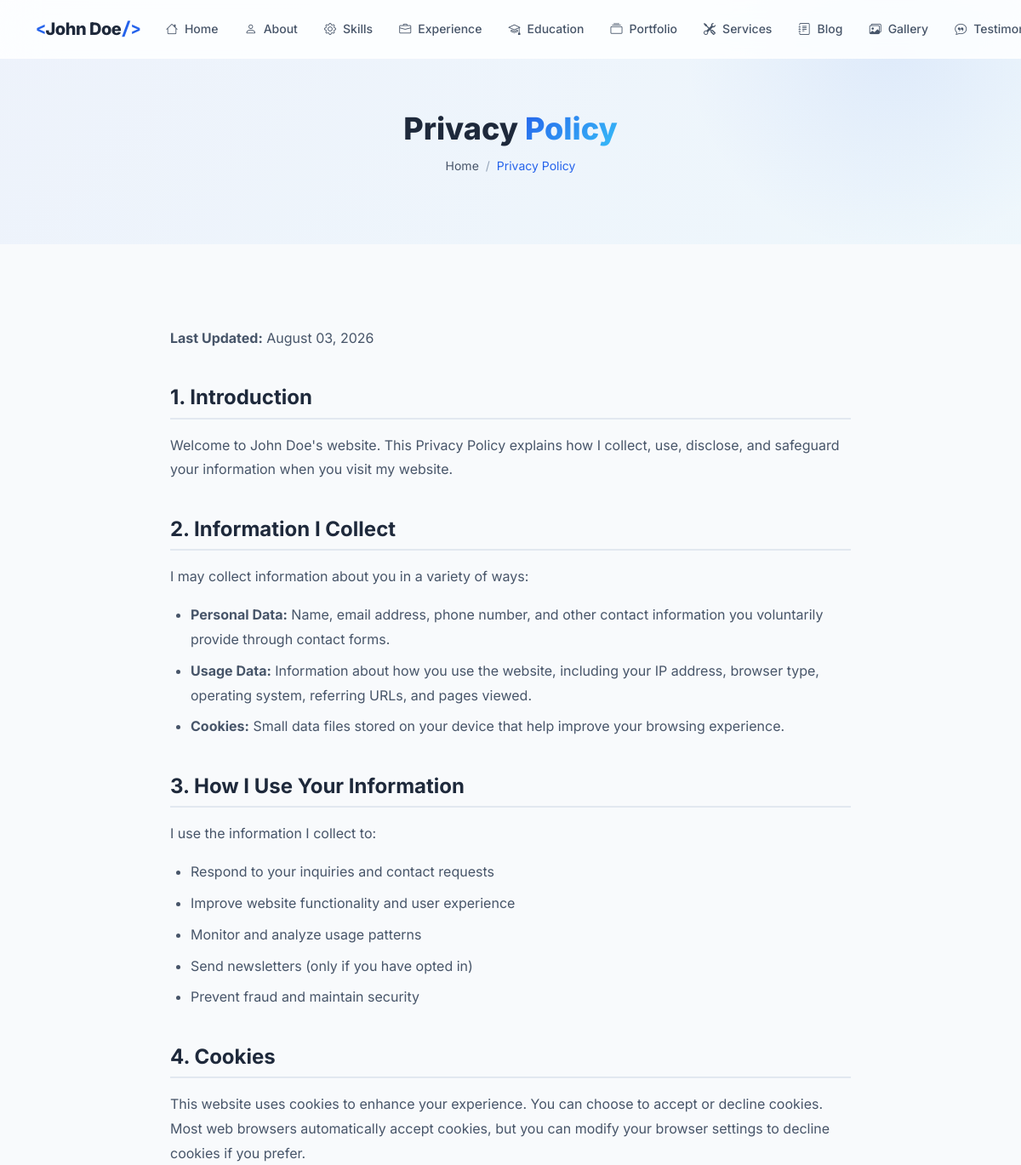
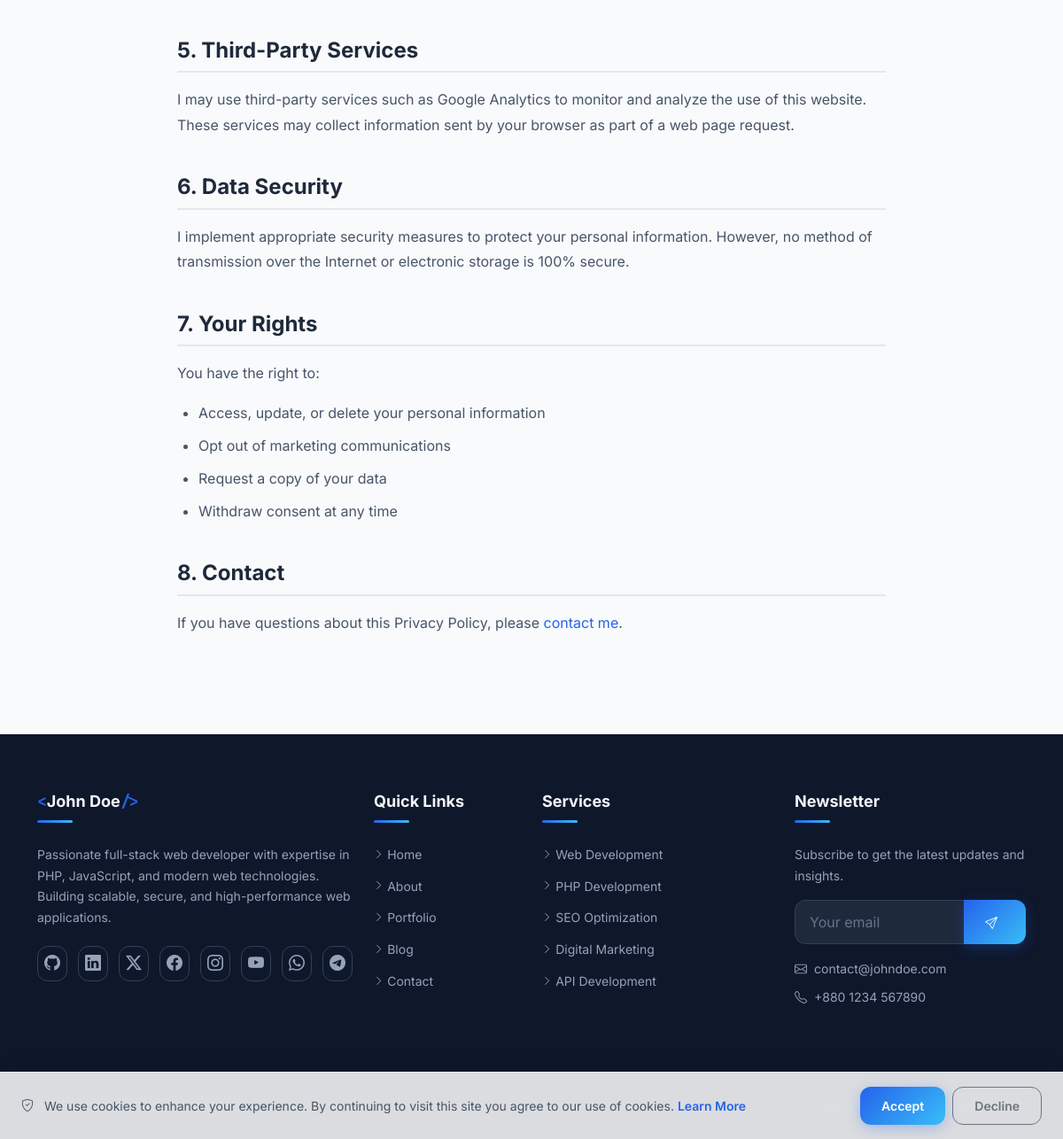
The page /privacy on the database its author committed (2 pictures, top to bottom).
### tables this page shows
CREATE TABLE IF NOT EXISTS `profile` (
    `id` INT UNSIGNED AUTO_INCREMENT PRIMARY KEY,
    `user_id` INT UNSIGNED NOT NULL,
    `full_name` VARCHAR(150) NOT NULL,
    `profession` VARCHAR(255) DEFAULT NULL,
    `photo` VARCHAR(255) DEFAULT NULL,
    `bio_short` TEXT DEFAULT NULL,
    `bio_full` LONGTEXT DEFAULT NULL,
    `birthday` DATE DEFAULT NULL,
    `nationality` VARCHAR(100) DEFAULT NULL,
    `location` VARCHAR(255) DEFAULT NULL,
    `languages` VARCHAR(500) DEFAULT NULL,
    `email` VARCHAR(255) DEFAULT NULL,
    `phone` VARCHAR(50) DEFAULT NULL,
    `website` VARCHAR(255) DEFAULT NULL,
    `mission` TEXT DEFAULT NULL,
    `vision` TEXT DEFAULT NULL,
    `goals` TEXT DEFAULT NULL,
    `typing_texts` TEXT DEFAULT NULL COMMENT 'JSON array of typing animation texts',
    `stats_experience_years` INT UNSIGNED DEFAULT 0,
    `stats_projects` INT UNSIGNED DEFAULT 0,
    `stats_clients` INT UNSIGNED DEFAULT 0,
    `stats_awards` INT UNSIGNED DEFAULT 0,
    `created_at` DATETIME DEFAULT CURRENT_TIMESTAMP,
    `updated_at` DATETIME DEFAULT CURRENT_TIMESTAMP ON UPDATE CURRENT_TIMESTAMP,
    FOREIGN KEY (`user_id`) REFERENCES `users`(`id`) ON DELETE CASCADE,
    INDEX `idx_user` (`user_id`)
);

CREATE TABLE IF NOT EXISTS `social_links` (
    `id` INT UNSIGNED AUTO_INCREMENT PRIMARY KEY,
    `platform` VARCHAR(50) NOT NULL,
    `url` VARCHAR(255) NOT NULL,
    `icon` VARCHAR(100) NOT NULL,
    `color` VARCHAR(20) DEFAULT NULL,
    `sort_order` INT UNSIGNED DEFAULT 0,
    `is_active` TINYINT(1) DEFAULT 1,
    `created_at` DATETIME DEFAULT CURRENT_TIMESTAMP,
    INDEX `idx_sort` (`sort_order`)
);

### pages/privacy.php (the view, shortened to what the rows shown need)
<?php
$siteName = $profile['full_name'] ?? SITE_NAME;
?>
<section class="page-header">
    <div class="container">
        <h1 class="page-title" data-aos="fade-up">Privacy <span class="gradient-text">Policy</span></h1>
    </div>
</section>
<section class="section">
    <div class="container">
        <div class="legal-content" data-aos="fade-up">
            <p><strong>Last Updated:</strong> <?php echo date('F d, Y'); ?></p>
            <h2>1. Introduction</h2>
            <p>Welcome to <?php echo e($siteName); ?>'s website. This Privacy Policy explains how I collect, use, disclose, and safeguard your information when you visit my website.</p>
            <h2>2. Information I Collect</h2>
            <p>I may collect information about you in a variety of ways:</p>
            <ul>
                <li><strong>Personal Data:</strong> Name, email address, phone number, and other contact information you voluntarily provide through contact forms.</li>
                <li><strong>Usage Data:</strong> Information about how you use the website, including your IP address, browser type, operating system, referring URLs, and pages viewed.</li>
                <li><strong>Cookies:</strong> Small data files stored on your device that help improve your browsing experience.</li>
            </ul>
            <h2>3. How I Use Your Information</h2>
            <p>I use the information I collect to:</p>
            <ul>
                <li>Respond to your inquiries and contact requests</li>
                <li>Improve website functionality and user experience</li>
                <li>Monitor and analyze usage patterns</li>
                <li>Send newsletters (only if you have opted in)</li>
                <li>Prevent fraud and maintain security</li>
            </ul>
            <h2>4. Cookies</h2>
            <p>This website uses cookies to enhance your experience. You can choose to accept or decline cookies. Most web browsers automatically accept cookies, but you can modify your browser settings to decline cookies if you prefer.</p>
            <h2>5. Third-Party Services</h2>
            <p>I may use third-party services such as Google Analytics to monitor and analyze the use of this website. These services may collect information sent by your browser as part of a web page request.</p>
            <h2>6. Data Security</h2>
            <p>I implement appropriate security measures to protect your personal information. However, no method of transmission over the Internet or electronic storage is 100% secure.</p>
            <h2>7. Your Rights</h2>
            <p>You have the right to:</p>
            <ul>
                <li>Access, update, or delete your personal information</li>
                <li>Opt out of marketing communications</li>
                <li>Request a copy of your data</li>
                <li>Withdraw consent at any time</li>
            </ul>
            <h2>8. Contact</h2>
            <p>If you have questions about this Privacy Policy, please <a href="<?php echo url('contact'); ?>">contact me</a>.</p>
        </div>
    </div>
</section>

### templates/header.php (shortened to what the rows shown need)
<?php
$profile = [];
try {
    $profile = $db->fetch("SELECT * FROM profile LIMIT 1") ?? [];
} catch (Exception $e) {
    $profile = [];
}
?>
<!DOCTYPE html>
<html lang="en" data-theme="light">
<head>
    <link rel="stylesheet" href="https://cdn.jsdelivr.net/npm/bootstrap@5.3.3/dist/css/bootstrap.min.css">
    <link rel="stylesheet" href="https://cdn.jsdelivr.net/npm/bootstrap-icons@1.11.3/font/bootstrap-icons.min.css">
    <link rel="stylesheet" href="https://unpkg.com/aos@2.3.1/dist/aos.css">
    <link rel="stylesheet" href="<?php echo asset('css/style.css'); ?>">
</head>
<body>
    <nav class="navbar navbar-expand-lg fixed-top glass-nav" id="mainNav">
        <div class="container">
            <a class="navbar-brand brand-logo" href="<?php echo url('home'); ?>">
                <?php if (!empty(getSetting('site_logo'))): ?>
                    <img src="<?php echo e(uploadUrl(getSetting('site_logo'))); ?>" alt="<?php echo e(SITE_NAME); ?>" height="40">
                <?php else: ?>
                    <span class="brand-text">
                        <span class="brand-accent">&lt;</span><?php echo e($profile['full_name'] ?? 'JD'); ?><span class="brand-accent">/&gt;</span>
                    </span>
                <?php endif; ?>
            </a>
        </div>
    </nav>
    <main id="main-content">

### templates/footer.php (shortened to what the rows shown need)
    </main>
    <footer class="site-footer">
        <div class="footer-top">
            <div class="container">
                <div class="row g-4">
                    <div class="col-lg-4 col-md-6">
                        <div class="footer-widget">
                            <h5 class="footer-title">
                                <span class="brand-accent">&lt;</span><?php echo e($profile['full_name'] ?? SITE_NAME); ?><span class="brand-accent">/&gt;</span>
                            </h5>
                            <p class="footer-desc">
                                <?php echo e(truncate($profile['bio_short'] ?? SITE_DESCRIPTION, 200)); ?>
                            </p>
                            <div class="footer-social">
                                <?php foreach ($socialLinks as $social): ?>
                                <a href="<?php echo e($social['url']); ?>" target="_blank" rel="noopener noreferrer" class="social-icon" title="<?php echo e($social['platform']); ?>" style="--social-color: <?php echo e($social['color'] ?? '#2563EB'); ?>">
                                    <i class="<?php echo e($social['icon']); ?>"></i>
                                </a>
                                <?php endforeach; ?>
                            </div>
                        </div>
                    </div>
                    <div class="col-lg-3 col-md-6">
                        <div class="footer-widget">
                            <div class="footer-contact-info mt-3">
                                <?php if (!empty(getSetting('contact_email'))): ?>
                                <p><i class="bi bi-envelope me-2"></i><?php echo e(getSetting('contact_email')); ?></p>
                                <?php endif; ?>
                                <?php if (!empty(getSetting('contact_phone'))): ?>
                                <p><i class="bi bi-telephone me-2"></i><?php echo e(getSetting('contact_phone')); ?></p>
                                <?php endif; ?>
                            </div>
                        </div>
                    </div>
                </div>
            </div>
        </div>
        <div class="footer-bottom">
            <div class="container">
                <div class="row align-items-center">
                    <div class="col-md-6 text-center text-md-start">
                        <p class="mb-0"><?php echo e(getSetting('footer_text', '© ' . date('Y') . ' ' . ($profile['full_name'] ?? SITE_NAME) . '. All rights reserved.')); ?></p>
                    </div>
                </div>
            </div>
        </div>
    </footer>
</body>
</html>

### rows shown on the page
profile: full_name "John Doe", bio_short "Passionate full-stack web developer with expertise in PHP, JavaScript, and modern web technologies. Building scalable, secure, and high-performance web applications.", email "contact@johndoe.com", phone "+880 1234 567890"

### other values the page prints
$item['label'] "Home"
$item['label'] "About"
$item['label'] "Skills"
$item['label'] "Experience"
$item['label'] "Education"
$item['label'] "Portfolio"
$item['label'] "Services"
$item['label'] "Blog"
$item['label'] "Gallery"
